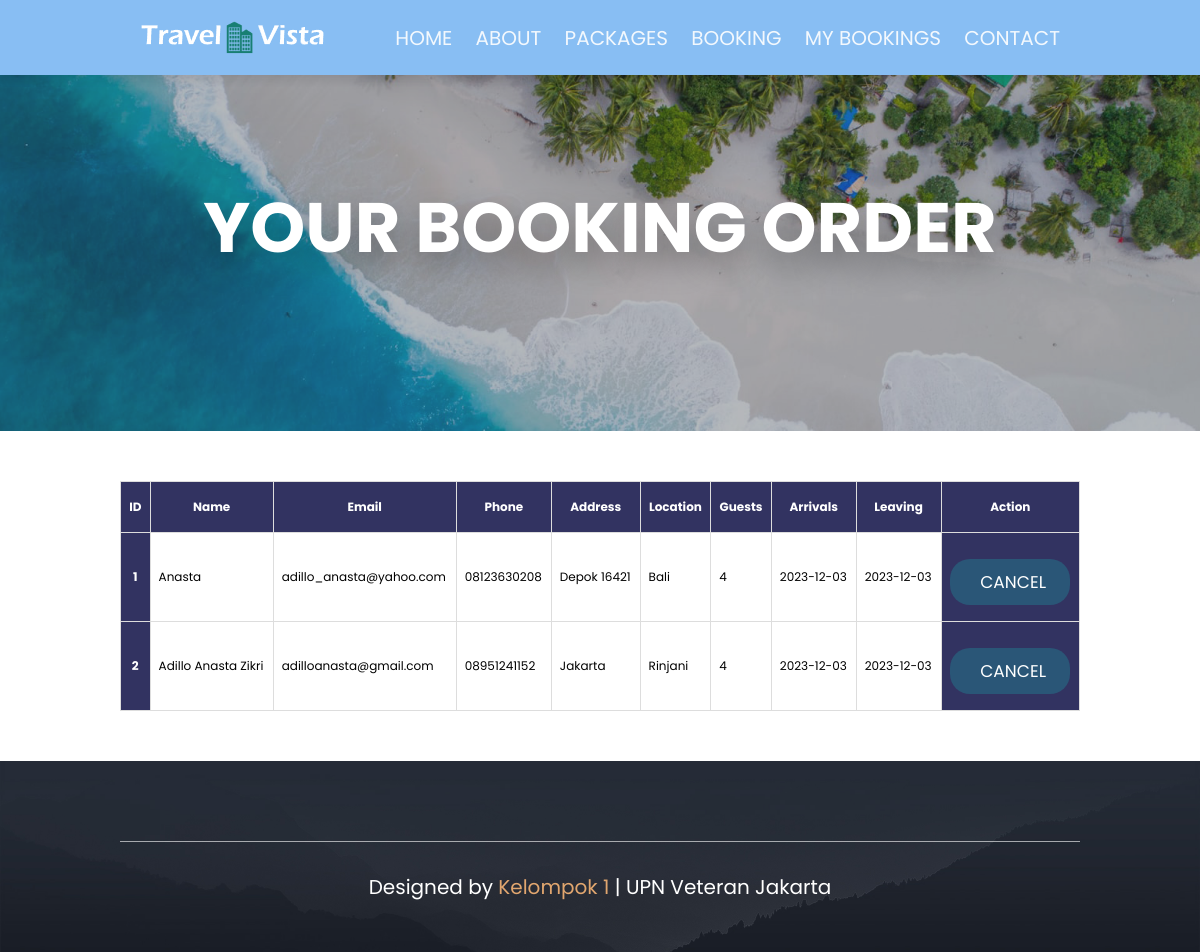
The page /mybookings.php on the database its author committed.
### tables this page shows
CREATE TABLE `book_form` (
  `id` int(255) NOT NULL,
  `name` varchar(255) NOT NULL,
  `email` varchar(255) NOT NULL,
  `phone` varchar(11) NOT NULL,
  `address` varchar(255) NOT NULL,
  `location` varchar(255) NOT NULL,
  `guests` int(255) NOT NULL,
  `arrivals` date NOT NULL,
  `leaving` date NOT NULL
);

### mybookings.php (the view, shortened to what this page needs)
<!DOCTYPE html>
<html lang="en">
<head>
    <link rel="stylesheet" href="https://cdnjs.cloudflare.com/ajax/libs/font-awesome/5.15.4/css/all.min.css">
    <link rel="stylesheet" href="css/style.css">
</head>
<body>
    <?php require('inc/header.php') ?>
    <div class="heading" style="background:url(images/mybookings.png) no-repeat">
        <h1>Your Booking Order</h1>
    </div>
    <section class="mybookings">
        <div class="table-responsive">
            <table class="table-striped">
                <thead>
                    <tr class="text-center">
                        <th scope="col">ID</th>
                        <th scope="col">Name</th>
                        <th scope="col">Email</th>
                        <th scope="col">Phone</th>
                        <th scope="col">Address</th>
                        <th scope="col">Location</th>
                        <th scope="col">Guests</th>
                        <th scope="col">Arrivals</th>
                        <th scope="col">Leaving</th>
                        <th scope="col">Action</th>
                    </tr>
                </thead>
                <tbody>
                    <?php
                    include("auth/db_connect.php");
                    $query = "SELECT * FROM book_form ORDER BY ID ASC";
                    $result = mysqli_query($link, $query);
                    $i = 1;
                    while ($data = mysqli_fetch_assoc($result)) {
                        echo "<tr>";
                        echo "<th scope=\"row\"> $i </th>";
                        echo "<td>" . $data['name'] . "</td>";
                        echo "<td>" . $data['email'] . "</td>";
                        echo "<td>" . $data['phone'] . "</td>";
                        echo "<td>" . $data['address'] . "</td>";
                        echo "<td>" . $data['location'] . "</td>";
                        echo "<td>" . $data['guests'] . "</td>";
                        echo "<td>" . date('Y-m-d', strtotime($data['arrivals'])) . "</td>";
                        echo "<td>" . date('Y-m-d', strtotime($data['leaving'])) . "</td>";
                        echo "<th scope=\"row\" class=\"text-center\">
<form action=\"auth/deleteData.php\"
method=\"post\"class=\"d-inline-block\">
<input type=\"hidden\" name=\"id\" value=\"" . $data['id'] . "\">
<input type=\"submit\" name=\"submit\"
value=\"CANCEL\"style=\"width:120px\"
class=\"btn btn-danger\">
</form>
</th>";
                        echo "</tr>";
                        $i++;
                    }
                    ?>
                </tbody>
            </table>
        </div>
    </section>
    <?php require('inc/footer.php') ?>
</body>
</html>

### inc/header.php (shortened to what this page needs)
<!DOCTYPE html>
<html lang="en">
<head>
    <link rel="stylesheet" href="https://cdnjs.cloudflare.com/ajax/libs/font-awesome/5.15.4/css/all.min.css">
    <link rel="stylesheet" href="css/style.css">
</head>
<body>
    <section class="header">
        <a href="welcome.php" class="logo"><img src="images/travel_vista.png"></a>
        <nav class="navbar">
            <a href="welcome.php" class="active">home</a>
            <a href="about.php">about</a>
            <a href="package.php">packages</a>
            <a href="book.php">booking</a>
            <a href="mybookings.php">my bookings</a>
            <a href="contact.php">Contact</a>
        </nav>
    </section>
</body>

### inc/footer.php (shortened to what this page needs)
<!DOCTYPE html>
<html lang="en">
<head>
    <link rel="stylesheet" href="https://cdnjs.cloudflare.com/ajax/libs/font-awesome/5.15.4/css/all.min.css">
    <link rel="stylesheet" href="css/style.css">
</head>
<body>
    <section class="footer">
        <div class="credit"> Designed by <span>Kelompok 1</span> | UPN Veteran Jakarta </div>
    </section>
</body>

### css/style.css (style rules this page uses)
:root { --main-color: #247ba0; --black: #222; --white: #fff; --light-black: #777; --light-white: #fff9; --dark-bg: rgba(0, 0, 0, 0.7); --light-bg: #eee; --blue-btn: #2a5677; --light-blue: #7cb8f2; --cream: #e1a66f; --secondary-color: #fafcff; --border: 0.1rem solid var(--main-color); --box-shadow: 0 0.5rem 1rem rgba(0, 0, 0, 0.1); --text-shadow: 0 1.5rem 3rem rgba(0, 0, 0, 0.3); --max-width: 1200px; }
* { font-family: "Poppins", sans-serif; margin: 0; padding: 0; box-sizing: border-box; outline: none; border: none; text-decoration: none; }
html { font-size: 62.5%; overflow-x: hidden; }
section { padding: 5rem 10%; }
.heading { background-size: cover !important; background-position: center !important; padding-top: 10rem; padding-bottom: 15rem; display: flex; align-items: center; justify-content: center; }
.heading h1 { font-size: 70px; text-transform: uppercase; color: var(--white); text-shadow: var(--text-shadow); }
.btn { display: inline-block; background: var(--blue-btn); margin-top: 1rem; color: var(--white); font-size: 1.7rem; padding: 1rem 3rem; cursor: pointer; border-radius: 20px; }
.header { position: sticky; top: 0; left: 0; right: 0; z-index: 1000; background-color: var(--light-blue); opacity: 90%; display: flex; padding-top: 0rem; padding-bottom: 0rem; box-shadow: var(--box-shadow); align-items: center; justify-content: space-between; }
.header .logo { font-size: 2.5rem; color: var(--black); }
.header .navbar a { font-size: 2rem; margin-left: 2rem; color: white; text-transform: uppercase; opacity: 90%; }
.mybookings table { border-collapse: collapse; width: 100%; margin: auto; overflow-x: scroll; border: 1px solid black; font-size: 15px; }
.mybookings td { border: 1px solid #ddd; padding: 1vh; }
.mybookings th { padding: 2vh 1vh; text-align: center; background-color: #323361; color: white; border: 1px solid #ddd; }
body { display: flex; flex-direction: column; min-height: 100vh; }
* { margin: 10px; padding: 0; box-sizing: border-box; font-family: "Poppins"; }
.footer { background: url(../images/footer-bg.jpg) no-repeat; background-size: cover; background-position: center; }
.footer .credit { text-align: center; padding-top: 3rem; margin-top: 3rem; border-top: 0.1rem solid var(--light-white); font-size: 2rem; color: var(--white); }
.footer .credit span { color: var(--cream); font-size: 20px; }
.active { color: var(--white) !important; }
* { margin: 0; padding: 0; font-family: "Poppins", sans-serif; font-size: 12px; }

### rows shown on the page
book_form: name "Anasta", email "adillo_anasta@yahoo.com", phone "08123630208", address "Depok 16421", location "Bali", guests "4", arrivals "2023-12-03", leaving "2023-12-03"
book_form: name "Adillo Anasta Zikri", email "adilloanasta@gmail.com", phone "08951241152", address "Jakarta", location "Rinjani", guests "4", arrivals "2023-12-03", leaving "2023-12-03"
